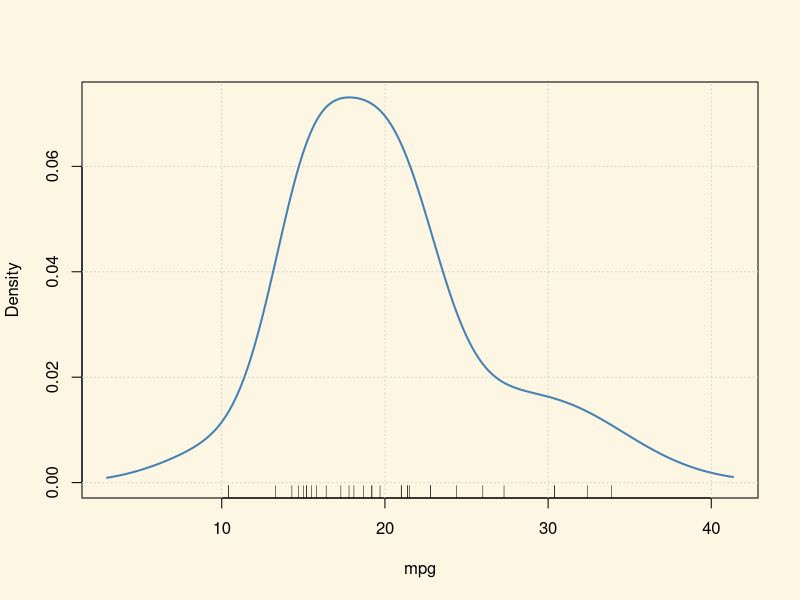
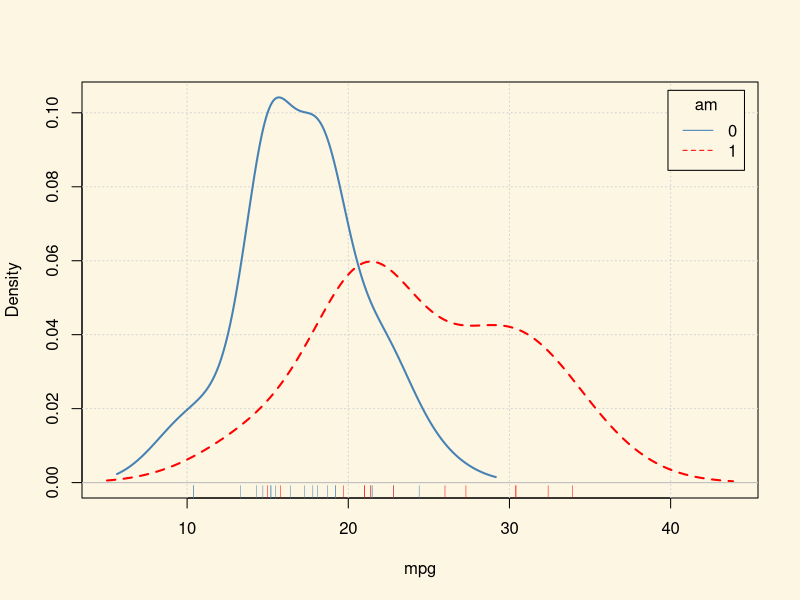
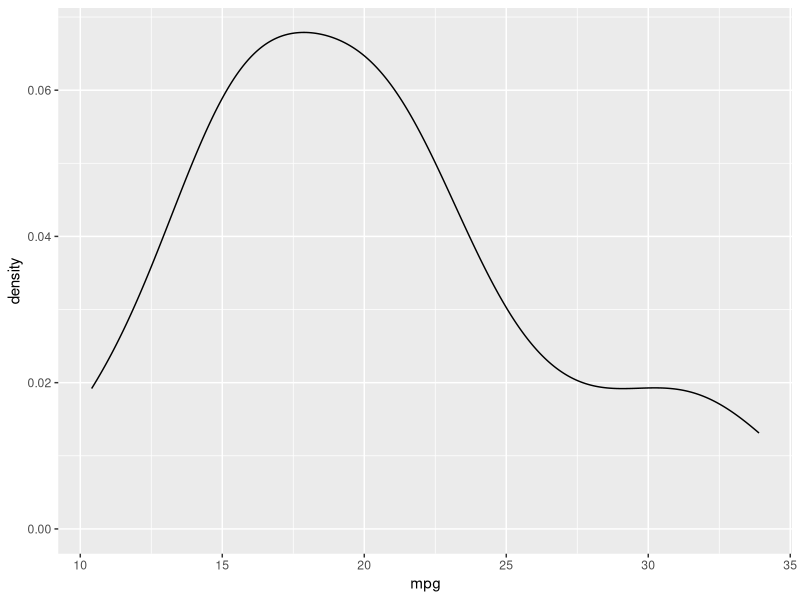
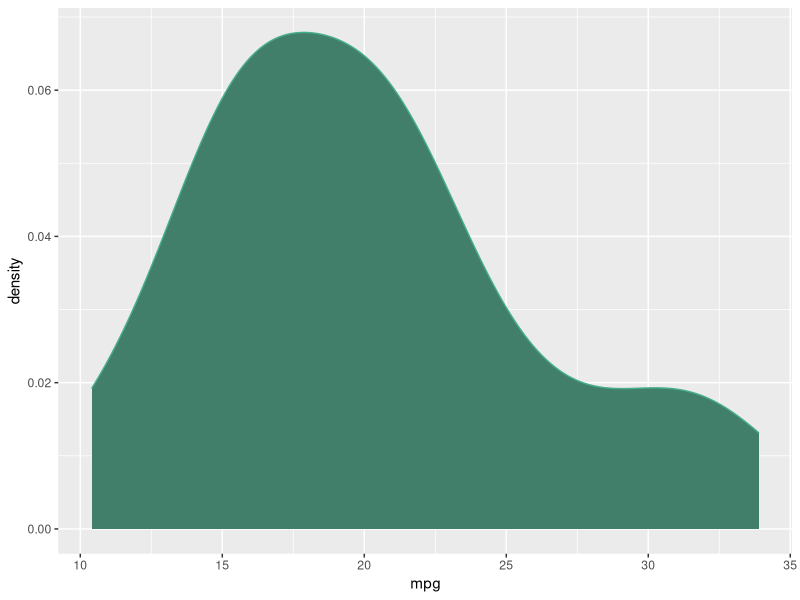
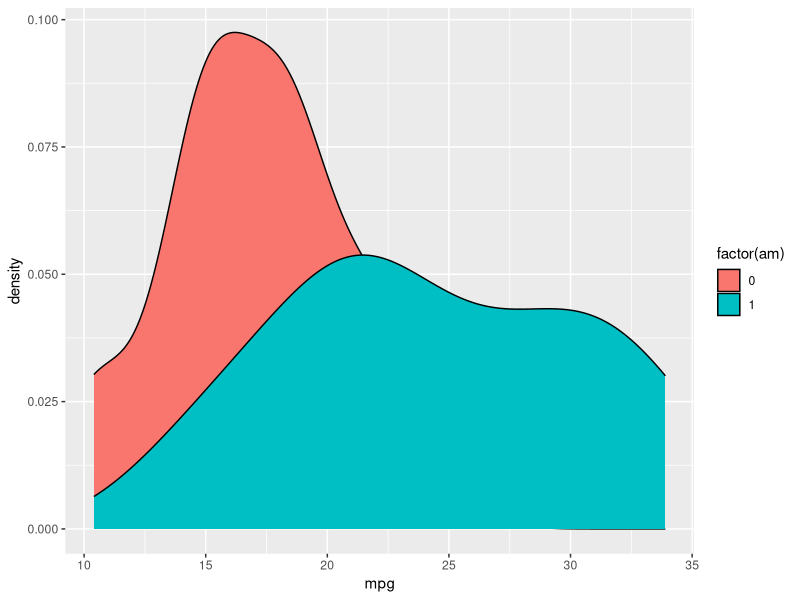
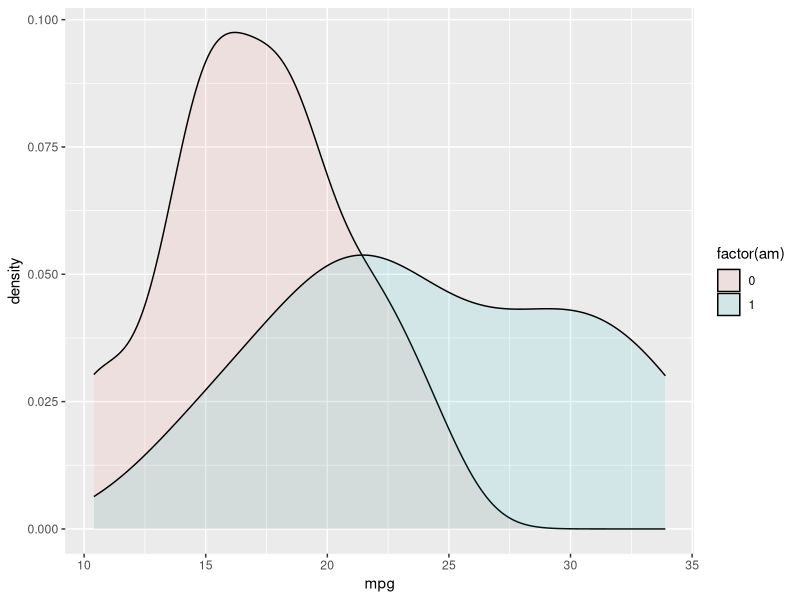
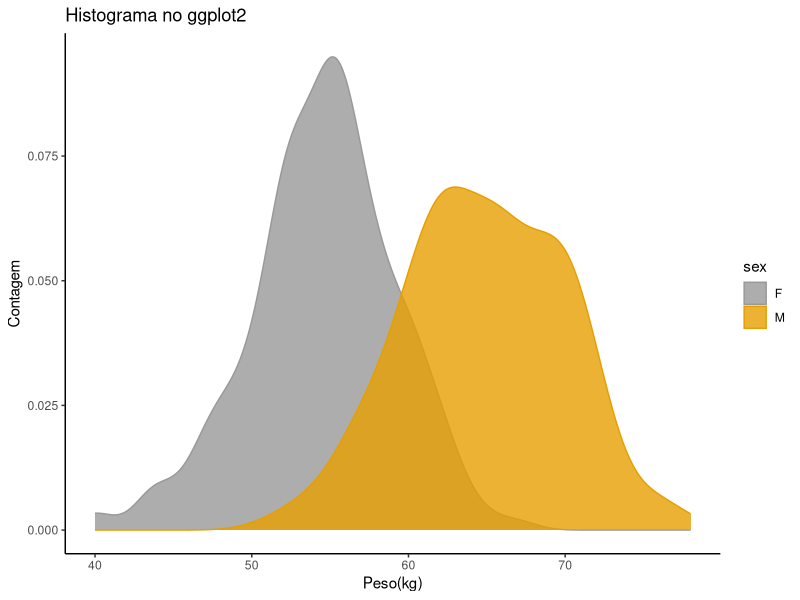

Write R code to recreate these figures, in order.
## ---- chunk 1
knitr::opts_chunk$set(echo = TRUE)
require(RcmdrMisc)
## ---- chunk 2
par(bg="#fdf6e3") 
data(mtcars)
densityPlot( ~ mpg, data=mtcars, adjust=1, kernel=gaussian,col="steelblue")
## ---- chunk 3
mtcars <- within(mtcars, {
  am <- as.factor(am)
  vs <- as.factor(vs)
})
par(bg="#fdf6e3") 
densityPlot(mpg~am, data=mtcars,  adjust=1, kernel=gaussian,col=c("steelblue","red"))

## ---- chunk 4
par(bg="#fdf6e3") 
library(ggplot2)
ggplot(mtcars, aes(mpg)) +
  geom_density()
# Change color
ggplot(mtcars, aes(mpg)) +
  geom_density(color="#45ad8a", fill="#417f6a")
## ---- chunk 5
par(bg="#fdf6e3") 
library(ggplot2)
ggplot(mtcars, aes(y =..density..,mpg, fill = factor(am)))+
  geom_density()

ggplot(mtcars, aes(y =..density..,mpg, fill = factor(am)))+
  geom_density(alpha = .1) 

df <- data.frame(
  sex=factor(rep(c("F", "M"), each=200)),
  weight=round(c(rnorm(200, mean=55, sd=5), rnorm(200, mean=65, sd=5)))
  )
#######################################
p<-ggplot(df, aes(x=weight)) + 
  geom_density()
# Add mean line
# Change line colors by groups
ggplot(df, aes(x=weight, fill =sex, color=sex)) +
  geom_density(alpha=0.8, position="identity")+
  scale_color_manual(values=c("#999999", "#E69F00", "#56B4E9"))+
  scale_fill_manual(values=c("#999999", "#E69F00", "#56B4E9"))+
  labs(title="Histograma no ggplot2",x="Peso(kg)", y = "Contagem")+
  theme_classic()
